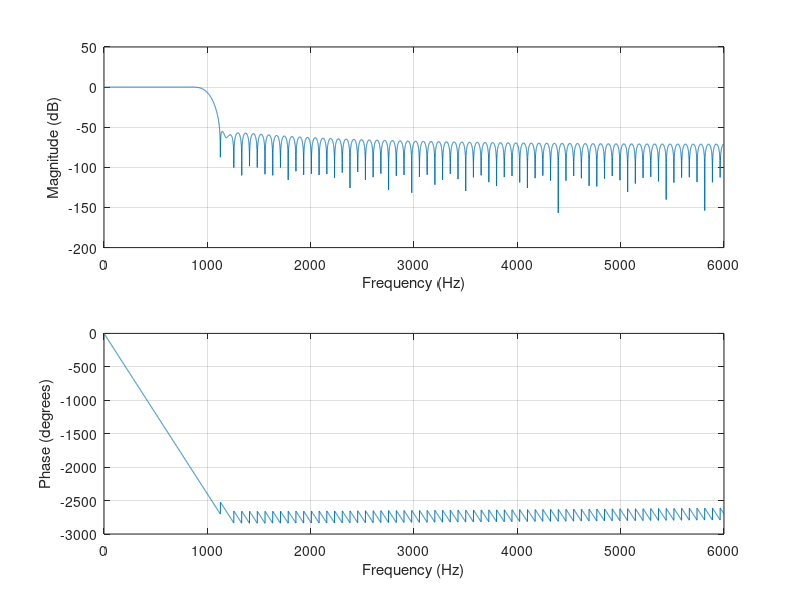
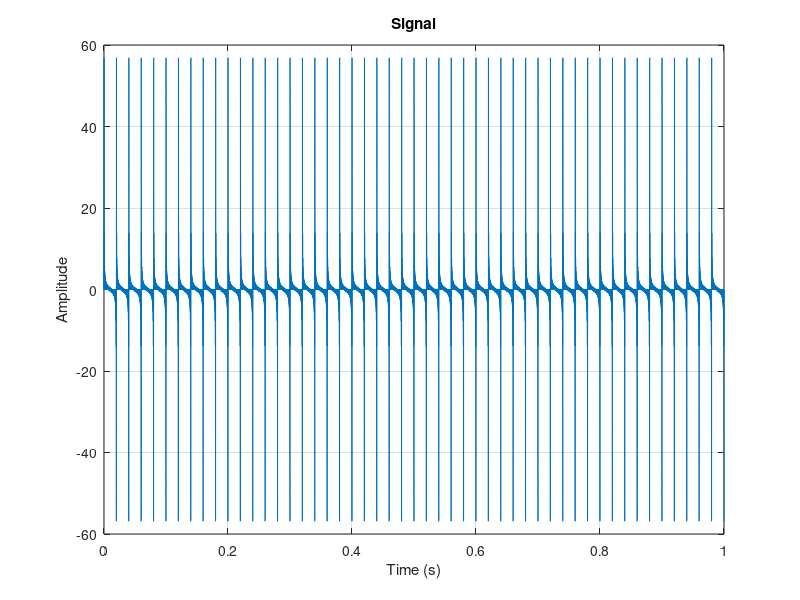
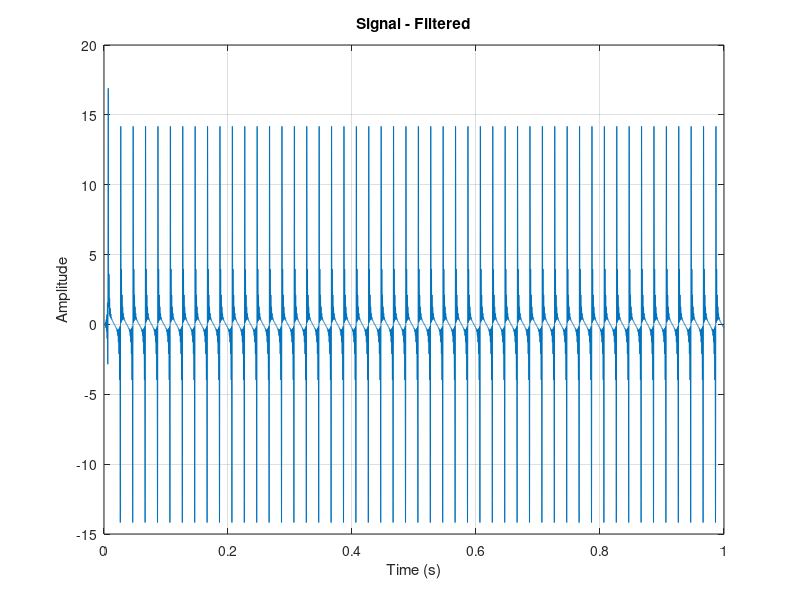
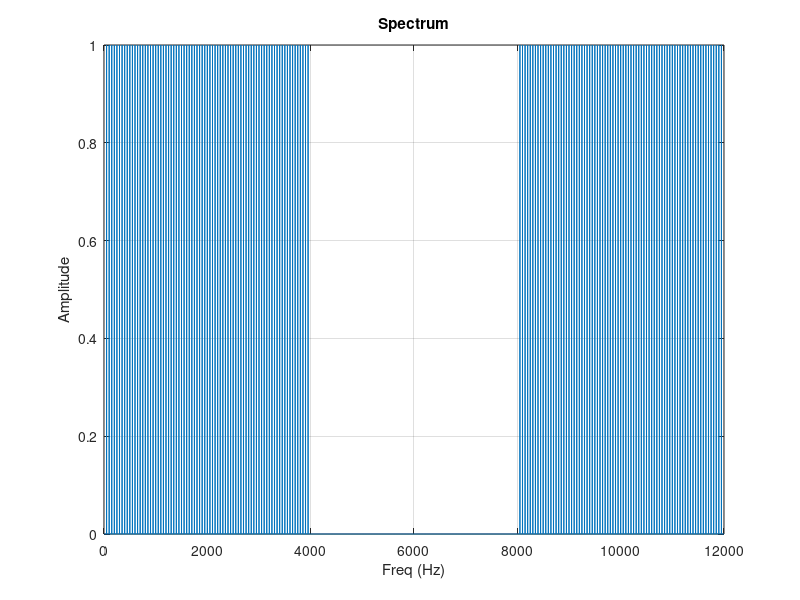

These charts were generated, in order, by the following MATLAB code:
fs = 12000;
N = 12000;

Nb = 160;
f0 = 1000 / (fs / 2);
b = fir1(Nb, f0, 'low');

% Print filter coefficients (float64_t)
fprintf('%.15g, ', b);
fprintf('\n');

% Print filter coefficients (q15_t)
b_q15 = int16(round(b * 32768));
b_q15(b_q15 > 32767) = 32767;
b_q15(b_q15 < -32768) = -32768;
fprintf('%d, ', b_q15);
fprintf('\n');

% Frequency characteristics
freqz(b, 1, N, fs);

% Verification
ts = 1 / fs;
t = (0:N-1)*ts;
df = (fs/N);
f = (0:N-1)*df;

X = 0;
for n = 1:79
    X = X + sin(2*pi*n*50*t);
end
% 16-bit uniform quantization
X = round((X + 1)*32767.5)/32767.5 - 1;

figure;
plot(t, X);
xlabel('Time (s)');
ylabel('Amplitude');
title('Signal');
grid on;

XF = filter(b, 1, X);

figure;
plot(t, XF);
xlabel('Time (s)');
ylabel('Amplitude');
title('Signal - Filtered');
grid on;

Y = 2 * abs(fft(X)) / N;

figure;
plot(f, Y);
ylim([0.0 1.0]);
xlabel("Freq (Hz)");
ylabel("Amplitude");
title('Spectrum');
grid on;

YF = 2 * abs(fft(XF)) / N;

figure;
plot(f, YF);
ylim([0.0 1.0]);
xlabel("Freq (Hz)");
ylabel("Amplitude");
title('Spectrum - Filtered');
grid on;
